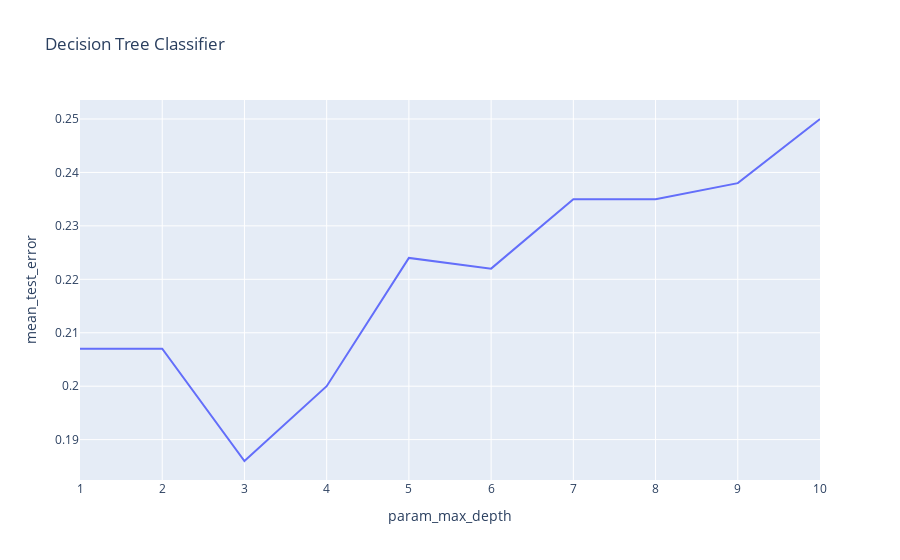

This figure's notebook cell:
### Code cell
import plotly.express as px

fig = px.line(results, x='param_max_depth', y='mean_test_error', title='Decision Tree Classifier')
fig.show()

### Figure 1 — Plotly figure (JSON) as saved in the notebook; plotly's stock layout.template omitted (floating-point values rounded to 4 significant figures)
{"data": [{"hovertemplate": "param_max_depth=%{x}<br>mean_test_error=%{y}<extra></extra>", "legendgroup": "", "line": {"color": "#636efa", "dash": "solid"}, "marker": {"symbol": "circle"}, "mode": "lines", "name": "", "orientation": "v", "showlegend": false, "type": "scatter", "x": [1, 2, 3, 4, 5, 6, 7, 8, 9, 10], "xaxis": "x", "y": [0.207, 0.207, 0.186, 0.2, 0.224, 0.222, 0.235, 0.235, 0.238, 0.25], "yaxis": "y"}], "layout": {"legend": {"tracegroupgap": 0}, "title": {"text": "Decision Tree Classifier"}, "xaxis": {"anchor": "y", "domain": [0, 1], "title": {"text": "param_max_depth"}}, "yaxis": {"anchor": "x", "domain": [0, 1], "title": {"text": "mean_test_error"}}}}
